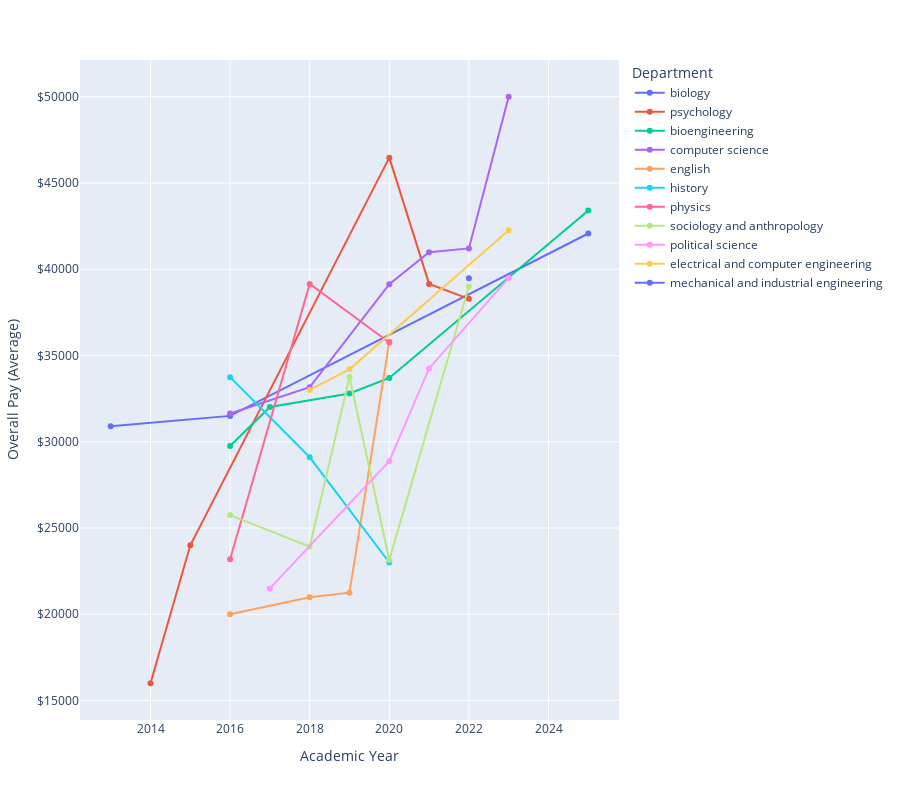

The notebook cell this image was saved under:
### Code cell
neu_stipends_time = px.line(
    neu_avgs,
    x="Academic Year",
    y="Overall Pay",
    color="Department",
    markers=True,
    height=800
).update_layout(
    yaxis_tickprefix = '$', yaxis_tickformat = ',.'
).update_yaxes(title="Overall Pay (Average)")
neu_stipends_time.show()

### Figure 1 — Plotly figure (JSON) as saved in the notebook; plotly's stock layout.template omitted (floating-point values rounded to 4 significant figures)
{"data": [{"hovertemplate": "Department=biology<br>Academic Year=%{x}<br>Overall Pay=%{y}<extra></extra>", "legendgroup": "biology", "line": {"color": "#636efa", "dash": "solid"}, "marker": {"symbol": "circle"}, "mode": "lines+markers", "name": "biology", "orientation": "v", "showlegend": true, "type": "scatter", "x": [2013, 2016, 2025], "xaxis": "x", "y": [30900.0, 31500.0, 42070.0], "yaxis": "y"}, {"hovertemplate": "Department=psychology<br>Academic Year=%{x}<br>Overall Pay=%{y}<extra></extra>", "legendgroup": "psychology", "line": {"color": "#EF553B", "dash": "solid"}, "marker": {"symbol": "circle"}, "mode": "lines+markers", "name": "psychology", "orientation": "v", "showlegend": true, "type": "scatter", "x": [2014, 2015, 2020, 2021, 2022], "xaxis": "x", "y": [16000.0, 24000.0, 46470.0, 39150.0, 38290.0], "yaxis": "y"}, {"hovertemplate": "Department=bioengineering<br>Academic Year=%{x}<br>Overall Pay=%{y}<extra></extra>", "legendgroup": "bioengineering", "line": {"color": "#00cc96", "dash": "solid"}, "marker": {"symbol": "circle"}, "mode": "lines+markers", "name": "bioengineering", "orientation": "v", "showlegend": true, "type": "scatter", "x": [2016, 2017, 2019, 2020, 2025], "xaxis": "x", "y": [29750.0, 32020.0, 32800.0, 33700.0, 43400.0], "yaxis": "y"}, {"hovertemplate": "Department=computer science<br>Academic Year=%{x}<br>Overall Pay=%{y}<extra></extra>", "legendgroup": "computer science", "line": {"color": "#ab63fa", "dash": "solid"}, "marker": {"symbol": "circle"}, "mode": "lines+markers", "name": "computer science", "orientation": "v", "showlegend": true, "type": "scatter", "x": [2016, 2018, 2020, 2021, 2022, 2023], "xaxis": "x", "y": [31640.0, 33160.0, 39130.0, 40990.0, 41210.0, 50000.0], "yaxis": "y"}, {"hovertemplate": "Department=english<br>Academic Year=%{x}<br>Overall Pay=%{y}<extra></extra>", "legendgroup": "english", "line": {"color": "#FFA15A", "dash": "solid"}, "marker": {"symbol": "circle"}, "mode": "lines+markers", "name": "english", "orientation": "v", "showlegend": true, "type": "scatter", "x": [2016, 2018, 2019, 2020], "xaxis": "x", "y": [20000.0, 20990.0, 21250.0, 35800.0], "yaxis": "y"}, {"hovertemplate": "Department=history<br>Academic Year=%{x}<br>Overall Pay=%{y}<extra></extra>", "legendgroup": "history", "line": {"color": "#19d3f3", "dash": "solid"}, "marker": {"symbol": "circle"}, "mode": "lines+markers", "name": "history", "orientation": "v", "showlegend": true, "type": "scatter", "x": [2016, 2018, 2020], "xaxis": "x", "y": [33740.0, 29100.0, 23000.0], "yaxis": "y"}, {"hovertemplate": "Department=physics<br>Academic Year=%{x}<br>Overall Pay=%{y}<extra></extra>", "legendgroup": "physics", "line": {"color": "#FF6692", "dash": "solid"}, "marker": {"symbol": "circle"}, "mode": "lines+markers", "name": "physics", "orientation": "v", "showlegend": true, "type": "scatter", "x": [2016, 2018, 2020], "xaxis": "x", "y": [23190.0, 39150.0, 35750.0], "yaxis": "y"}, {"hovertemplate": "Department=sociology and anthropology<br>Academic Year=%{x}<br>Overall Pay=%{y}<extra></extra>", "legendgroup": "sociology and anthropology", "line": {"color": "#B6E880", "dash": "solid"}, "marker": {"symbol": "circle"}, "mode": "lines+markers", "name": "sociology and anthropology", "orientation": "v", "showlegend": true, "type": "scatter", "x": [2016, 2018, 2019, 2020, 2022], "xaxis": "x", "y": [25750.0, 23920.0, 33750.0, 23140.0, 39000.0], "yaxis": "y"}, {"hovertemplate": "Department=political science<br>Academic Year=%{x}<br>Overall Pay=%{y}<extra></extra>", "legendgroup": "political science", "line": {"color": "#FF97FF", "dash": "solid"}, "marker": {"symbol": "circle"}, "mode": "lines+markers", "name": "political science", "orientation": "v", "showlegend": true, "type": "scatter", "x": [2017, 2020, 2021, 2023], "xaxis": "x", "y": [21500.0, 28880.0, 34250.0, 39500.0], "yaxis": "y"}, {"hovertemplate": "Department=electrical and computer engineering<br>Academic Year=%{x}<br>Overall Pay=%{y}<extra></extra>", "legendgroup": "electrical and computer engineering", "line": {"color": "#FECB52", "dash": "solid"}, "marker": {"symbol": "circle"}, "mode": "lines+markers", "name": "electrical and computer engineering", "orientation": "v", "showlegend": true, "type": "scatter", "x": [2018, 2019, 2023], "xaxis": "x", "y": [33010.0, 34200.0, 42260.0], "yaxis": "y"}, {"hovertemplate": "Department=mechanical and industrial engineering<br>Academic Year=%{x}<br>Overall Pay=%{y}<extra></extra>", "legendgroup": "mechanical and industrial engineering", "line": {"color": "#636efa", "dash": "solid"}, "marker": {"symbol": "circle"}, "mode": "lines+markers", "name": "mechanical and industrial engineering", "orientation": "v", "showlegend": true, "type": "scatter", "x": [2022], "xaxis": "x", "y": [39480.0], "yaxis": "y"}], "layout": {"height": 800, "legend": {"title": {"text": "Department"}, "tracegroupgap": 0}, "margin": {"t": 60}, "xaxis": {"anchor": "y", "domain": [0, 1], "title": {"text": "Academic Year"}}, "yaxis": {"anchor": "x", "domain": [0, 1], "tickformat": ",.", "tickprefix": "$", "title": {"text": "Overall Pay (Average)"}}}}
